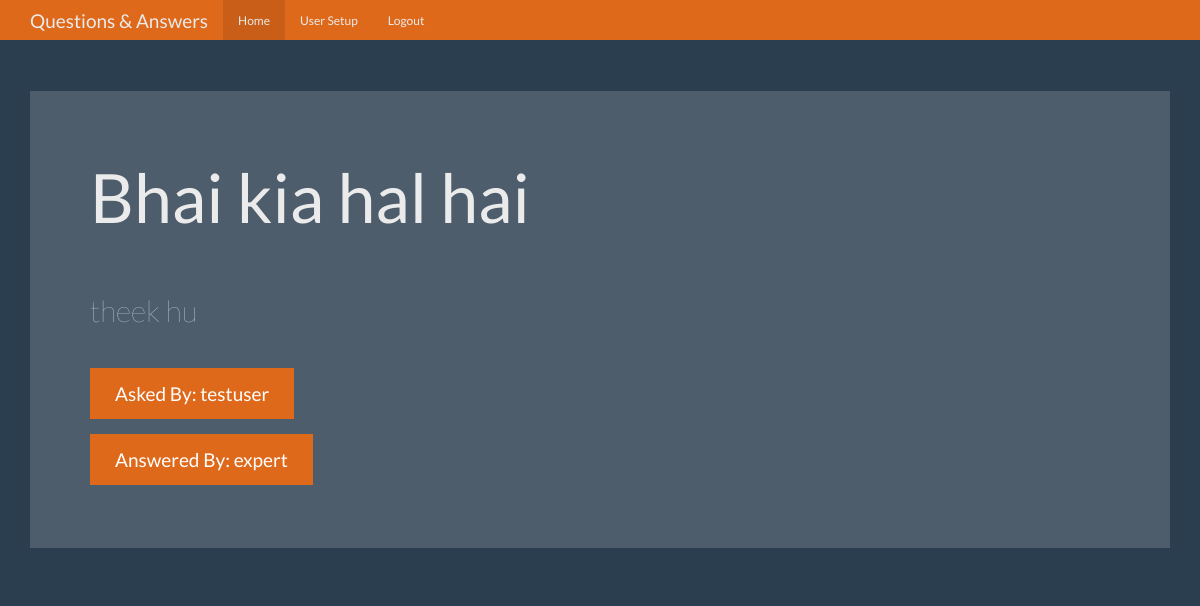
Page /question/2 (signed in) on the committed database.
### tables this page shows
CREATE TABLE questions (
    id integer primary key autoincrement,
    question_text not null,
    answer_text,
    asked_by_id not null,
    expert_id integer not null
);

CREATE TABLE "users" (
	"id"	integer,
	"name"	text NOT NULL UNIQUE,
	"password"	text NOT NULL,
	"expert"	boolean NOT NULL,
	"admin"	boolean NOT NULL,
	PRIMARY KEY("id" AUTOINCREMENT)
);

### app.py (the view)
@app.route('/question/<question_id>')
def question(question_id):
    user = login_check()
    if user is None:
        return redirect(url_for('login'))
    db = get_db()
    cur = db.execute('''select
    questions.question_text,
    questions.answer_text,
    asked_by.name as asked_by,
    answered_by.name as answered_by

    from questions join users as asked_by
    on asked_by.id = questions.asked_by_id

    join users as answered_by
    on answered_by.id = questions.expert_id

    where questions.id = ? ''', [question_id])
    question_all_data = cur.fetchone()
    return render_template('question.html', user=user, qad=question_all_data)

### app.py (called while the page is built)
def login_check():
    user_result = None
    if 'user' in session:
        user = session['user']
        db = get_db()
        user_cur = db.execute('select * from users where name=?', [user])
        user_result = user_cur.fetchone()
        if user_result is not None:
            return user_result

### database_helpers.py (called while the page is built)
def connect_db():
    sql = sqlite3.connect(r'D:\Flask with Full Flask Course\5. Question Answer App\database\database.db')
    sql.row_factory = sqlite3.Row
    return sql

def get_db():
    if not hasattr(g, 'sqlite_db'):
        g.sqlite_db = connect_db()
    return g.sqlite_db

### templates/question.html (shortened to what this page needs)
<!DOCTYPE html>
{% extends 'layout.html'%}
{% block body %}
  <head>
  </head>
  <body>
    <div class="container theme-showcase" role="main">
      <div class="jumbotron">
        <h1>{{qad['question_text']}}</h1>
        <br>
        <br>
        <p style="font-size: 30px;">{{qad['answer_text']}}</p>
        <br>
        <p><a class="btn btn-primary btn-lg">Asked By: {{ qad['asked_by'] }}</a></p>
        <p><a class="btn btn-primary btn-lg">Answered By: {{ qad['answered_by'] }}</a></p>
      </div>
    </div>
  </body>
</html>
{% endblock %}

### static/theme.css (style rules this page uses)
body { padding-top: 70px; padding-bottom: 30px; }

### rows in the picture
questions: question_text "Bhai kia hal hai", answer_text "theek hu"
users: asked_by "testuser"
users: answered_by "expert"
